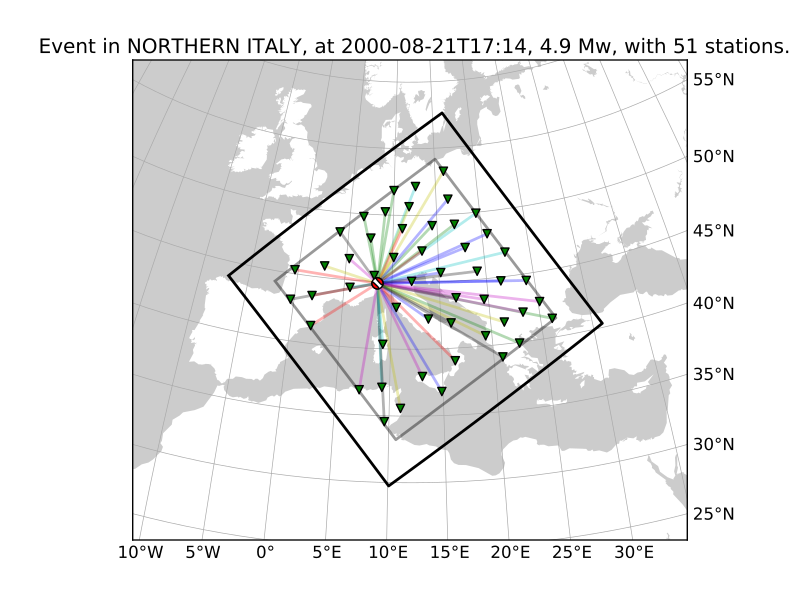

Write the Python code that produced this figure.
import matplotlib.pylab as plt
from obspy import UTCDateTime
import lasif.visualization
bmap = lasif.visualization.plot_domain(-10.0, 10.0, -10.0, 10.0, 2.5,
    rotation_axis=[1.0, 1.0, 0.2], rotation_angle_in_degree=-65.0,
    plot_simulation_domain=False, zoom=True)
event_info = {'depth_in_km': 10.0,
    'event_name': 'GCMT_EVENT_NORTHERN_ITALY_Mag_4.9_2000-8-21-17-14',
    'filename': 'GCMT_EVENT_NORTHERN_ITALY_Mag_4.9_2000-8-21-17-14.xml',
    'latitude': 44.87, 'longitude': 8.48, 'm_pp': 1.189e+16,
    'm_rp': -1600000000000000.0, 'm_rr': -2.271e+16,
    'm_rt': -100000000000000.0, 'm_tp': -2.075e+16, 'm_tt': 1.082e+16,
    'magnitude': 4.9, 'magnitude_type': 'Mwc',
    'origin_time': UTCDateTime(2000, 8, 21, 17, 14, 27),
    'region': u'NORTHERN ITALY'}

stations = {u'LA.AA00': {'elevation_in_m': 0.0,
          'latitude': 44.4567283802,
          'local_depth_in_m': 0.0,
          'longitude': 5.62467939102},
     u'LA.AA01': {'elevation_in_m': 0.0, 'latitude': 42.192951649,
                  'local_depth_in_m': 0.0,
                  'longitude': 23.3492243512},
     u'LA.AA02': {'elevation_in_m': 0.0,
                  'latitude': 53.2426492521,
                  'local_depth_in_m': 0.0,
                  'longitude': 16.0639363825},
     u'LA.AA03': {'elevation_in_m': 0.0,
                  'latitude': 34.5585730668,
                  'local_depth_in_m': 0.0,
                  'longitude': 9.5857134452},
     u'LA.AA04': {'elevation_in_m': 0.0,
                  'latitude': 45.6821185764,
                  'local_depth_in_m': 0.0,
                  'longitude': 15.1965770125},
     u'LA.AA05': {'elevation_in_m': 0.0,
                  'latitude': 50.2345625685,
                  'local_depth_in_m': 0.0,
                  'longitude': 9.03513474669},
     u'LA.AA06': {'elevation_in_m': 0.0,
                  'latitude': 39.0566403496,
                  'local_depth_in_m': 0.0,
                  'longitude': 16.2628129402},
     u'LA.AA07': {'elevation_in_m': 0.0,
                  'latitude': 40.3377603385,
                  'local_depth_in_m': 0.0,
                  'longitude': 9.24702378562},
     u'LA.AA08': {'elevation_in_m': 0.0,
                  'latitude': 45.3001671698,
                  'local_depth_in_m': 0.0,
                  'longitude': -0.357405368137},
     u'LA.AA09': {'elevation_in_m': 0.0,
                  'latitude': 46.803809547,
                  'local_depth_in_m': 0.0,
                  'longitude': 22.2985397715},
     u'LA.AA10': {'elevation_in_m': 0.0,
                  'latitude': 41.3317000452,
                  'local_depth_in_m': 0.0,
                  'longitude': 2.00073761549},
     u'LA.AA11': {'elevation_in_m': 0.0,
                  'latitude': 49.2089062992,
                  'local_depth_in_m': 0.0,
                  'longitude': 14.4358999924},
     u'LA.AA12': {'elevation_in_m': 0.0,
                  'latitude': 42.2427301565,
                  'local_depth_in_m': 0.0,
                  'longitude': 13.7642758663},
     u'LA.AA13': {'elevation_in_m': 0.0,
                  'latitude': 48.5108717569,
                  'local_depth_in_m': 0.0,
                  'longitude': 4.02709492648},
     u'LA.AA14': {'elevation_in_m': 0.0,
                  'latitude': 39.0615631384,
                  'local_depth_in_m': 0.0,
                  'longitude': 20.8596848758},
     u'LA.AA15': {'elevation_in_m': 0.0,
                  'latitude': 46.8385400359,
                  'local_depth_in_m': 0.0,
                  'longitude': 10.1338319588},
     u'LA.AA16': {'elevation_in_m': 0.0,
                  'latitude': 43.4761324632,
                  'local_depth_in_m': 0.0,
                  'longitude': 19.5514592756},
     u'LA.AA17': {'elevation_in_m': 0.0,
                  'latitude': 37.1214874112,
                  'local_depth_in_m': 0.0,
                  'longitude': 9.27888297788},
     u'LA.AA18': {'elevation_in_m': 0.0,
                  'latitude': 37.9552427568,
                  'local_depth_in_m': 0.0,
                  'longitude': 13.0850518087},
     u'LA.AA19': {'elevation_in_m': 0.0,
                  'latitude': 49.9317849832,
                  'local_depth_in_m': 0.0,
                  'longitude': 19.5553707429},
     u'LA.AA20': {'elevation_in_m': 0.0,
                  'latitude': 43.113385089,
                  'local_depth_in_m': 0.0,
                  'longitude': 10.5025122695},
     u'LA.AA21': {'elevation_in_m': 0.0,
                  'latitude': 52.1619375637,
                  'local_depth_in_m': 0.0,
                  'longitude': 12.5756968471},
     u'LA.AA22': {'elevation_in_m': 0.0,
                  'latitude': 47.4445709809,
                  'local_depth_in_m': 0.0,
                  'longitude': 18.0006996813},
     u'LA.AA23': {'elevation_in_m': 0.0,
                  'latitude': 48.2242466203,
                  'local_depth_in_m': 0.0,
                  'longitude': 7.52362903015},
     u'LA.AA24': {'elevation_in_m': 0.0,
                  'latitude': 43.7482710675,
                  'local_depth_in_m': 0.0,
                  'longitude': 16.6768049734},
     u'LA.AA25': {'elevation_in_m': 0.0,
                  'latitude': 44.496175607,
                  'local_depth_in_m': 0.0,
                  'longitude': 24.1364065368},
     u'LA.AA26': {'elevation_in_m': 0.0,
                  'latitude': 45.0711271767,
                  'local_depth_in_m': 0.0,
                  'longitude': 12.0850673762},
     u'LA.AA27': {'elevation_in_m': 0.0,
                  'latitude': 40.7581463635,
                  'local_depth_in_m': 0.0,
                  'longitude': 19.3779870971},
     u'LA.AA28': {'elevation_in_m': 0.0,
                  'latitude': 41.404992886,
                  'local_depth_in_m': 0.0,
                  'longitude': 26.1572187768},
     u'LA.AA29': {'elevation_in_m': 0.0,
                  'latitude': 43.5655196629,
                  'local_depth_in_m': 0.0,
                  'longitude': 1.78107240944},
     u'LA.AA30': {'elevation_in_m': 0.0,
                  'latitude': 46.5848784846,
                  'local_depth_in_m': 0.0,
                  'longitude': 5.3054128683},
     u'LA.AA31': {'elevation_in_m': 0.0,
                  'latitude': 45.443324266,
                  'local_depth_in_m': 0.0,
                  'longitude': 8.09910575421},
     u'LA.AA32': {'elevation_in_m': 0.0,
                  'latitude': 45.6079198439,
                  'local_depth_in_m': 0.0,
                  'longitude': 19.0895934123},
     u'LA.AA33': {'elevation_in_m': 0.0,
                  'latitude': 45.8679517353,
                  'local_depth_in_m': 0.0,
                  'longitude': 2.73863085813},
     u'LA.AA34': {'elevation_in_m': 0.0,
                  'latitude': 51.1366867607,
                  'local_depth_in_m': 0.0,
                  'longitude': 16.4095614983},
     u'LA.AA35': {'elevation_in_m': 0.0,
                  'latitude': 41.8925113504,
                  'local_depth_in_m': 0.0,
                  'longitude': 16.0357355172},
     u'LA.AA36': {'elevation_in_m': 0.0,
                  'latitude': 47.3283608837,
                  'local_depth_in_m': 0.0,
                  'longitude': 13.2299336001},
     u'LA.AA37': {'elevation_in_m': 0.0,
                  'latitude': 39.9418567957,
                  'local_depth_in_m': 0.0,
                  'longitude': 22.6153264114},
     u'LA.AA38': {'elevation_in_m': 0.0,
                  'latitude': 51.8433876344,
                  'local_depth_in_m': 0.0,
                  'longitude': 9.98397600097},
     u'LA.AA39': {'elevation_in_m': 0.0,
                  'latitude': 36.7965784424,
                  'local_depth_in_m': 0.0,
                  'longitude': 14.8788013231},
     u'LA.AA40': {'elevation_in_m': 0.0,
                  'latitude': 43.0719575651,
                  'local_depth_in_m': 0.0,
                  'longitude': -0.364658357725},
     u'LA.AA41': {'elevation_in_m': 0.0,
                  'latitude': 44.7131302431,
                  'local_depth_in_m': 0.0,
                  'longitude': 21.4859649817},
     u'LA.AA42': {'elevation_in_m': 0.0,
                  'latitude': 49.8025093099,
                  'local_depth_in_m': 0.0,
                  'longitude': 6.57805436818},
     u'LA.AA43': {'elevation_in_m': 0.0,
                  'latitude': 49.0039392934,
                  'local_depth_in_m': 0.0,
                  'longitude': 11.0395191447},
     u'LA.AA44': {'elevation_in_m': 0.0,
                  'latitude': 48.323662543,
                  'local_depth_in_m': 0.0,
                  'longitude': 20.5836296776},
     u'LA.AA45': {'elevation_in_m': 0.0,
                  'latitude': 49.2292369799,
                  'local_depth_in_m': 0.0,
                  'longitude': 16.9815826589},
     u'LA.AA46': {'elevation_in_m': 0.0,
                  'latitude': 42.7884054523,
                  'local_depth_in_m': 0.0,
                  'longitude': 25.1671809184},
     u'LA.AA47': {'elevation_in_m': 0.0,
                  'latitude': 41.6345417449,
                  'local_depth_in_m': 0.0,
                  'longitude': 21.3579940528},
     u'LA.AA48': {'elevation_in_m': 0.0,
                  'latitude': 36.8710108404,
                  'local_depth_in_m': 0.0,
                  'longitude': 7.16817986685},
     u'LA.AA49': {'elevation_in_m': 0.0,
                  'latitude': 35.5740640944,
                  'local_depth_in_m': 0.0,
                  'longitude': 11.0359996403},
     u'LA.AA50': {'elevation_in_m': 0.0,
                  'latitude': 50.6507532779,
                  'local_depth_in_m': 0.0,
                  'longitude': 11.8025058982}}
lasif.visualization.plot_stations_for_event(map_object=bmap,
    station_dict=stations, event_info=event_info)
lasif.visualization.plot_events([event_info], bmap)
plt.show()
